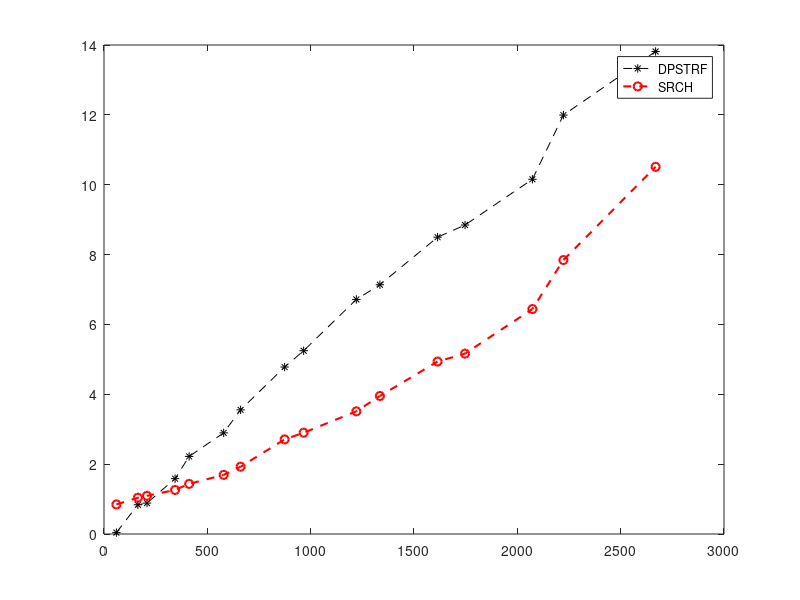

The MATLAB source for this figure: (Note: this script raises an error after producing the figure.)
% compare run time of dpstrf and srch
rank = [60,164,208,344,412,579,661,874,966,1221,1335,1614,1747,2073,2223,2669];
dpstrf = [4.0013000000000076E-002, 0.83736399999999911, 0.88448799999999927, 1.5848340000000007, 2.2208480000000002,2.8960879999999998,3.5545140000000011,4.7800369999999992,5.2475720000000008,6.7153689999999999,7.1368770000000001,8.4979860000000009,8.8463130000000003,10.155792999999999,11.994275999999999,13.814413999999999];
srch = [0.84627799999999986, 1.0388900000000003, 1.0935690000000005, 1.2608239999999995, 1.4351199999999995,1.6926749999999995,1.9262549999999994,2.7086939999999995,2.9002130000000008,3.5119970000000009,3.9512839999999994,4.9369499999999995,5.1645409999999998,6.4410230000000013,7.8432400000000008,10.511476999999999];

plot(rank,dpstrf,'--*k',rank,srch,'--or','LineWidth',1.5);
AX = legend('DPSTRF','SRCH');
AX.FontSize = 15;
AX.Location = 'northwest';
xlabel('Approximate rank','Fontsize',20)
ylabel('run time (sec)','Fontsize',20)
title('Run time comparison of SRCH and DPSTRF.f','Fontsize',20)       
